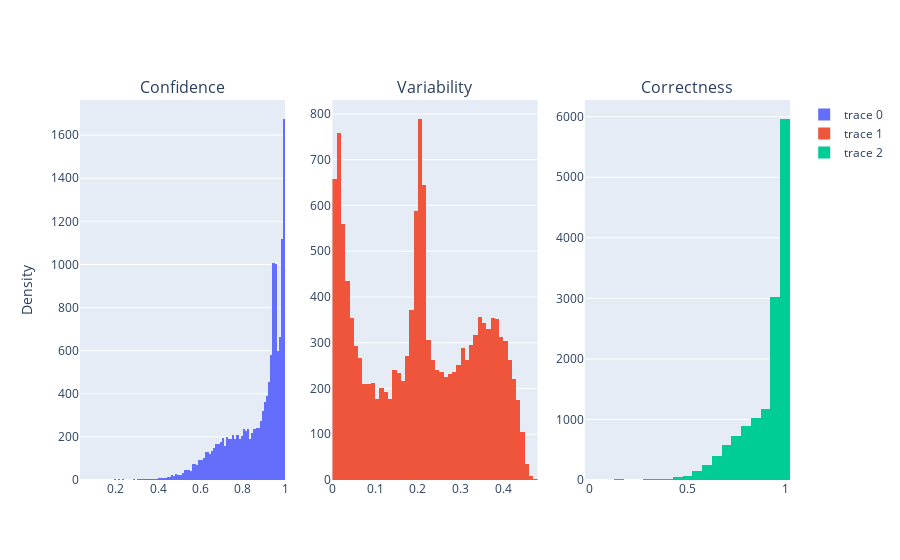

The notebook cell saved with this chart:
### Code cell
base_path ='../assets/vqa_models/vqa_lxr111_animals_fromScratch_20epochs_breeds/'
df = pd.read_pickle(base_path+"datamap_metrics.pkl")
plot_histograms_plotly(df)

### Figure 1 — Plotly figure (JSON) as saved in the notebook; plotly's stock layout.template omitted (floating-point values rounded to 4 significant figures; data arrays with more than 128 entries replaced by an {"elided": "..."} marker saying what was removed)
{"data": [{"histfunc": "count", "type": "histogram", "x": {"elided": "14368 float values"}, "xaxis": "x", "yaxis": "y"}, {"histfunc": "count", "type": "histogram", "x": {"elided": "14368 float values"}, "xaxis": "x2", "yaxis": "y2"}, {"histfunc": "count", "type": "histogram", "x": {"elided": "14368 float values"}, "xaxis": "x3", "yaxis": "y3"}], "layout": {"annotations": [{"font": {"size": 16}, "showarrow": false, "text": "Confidence", "x": 0.1444, "xanchor": "center", "xref": "paper", "y": 1, "yanchor": "bottom", "yref": "paper"}, {"font": {"size": 16}, "showarrow": false, "text": "Variability", "x": 0.5, "xanchor": "center", "xref": "paper", "y": 1, "yanchor": "bottom", "yref": "paper"}, {"font": {"size": 16}, "showarrow": false, "text": "Correctness", "x": 0.8556, "xanchor": "center", "xref": "paper", "y": 1, "yanchor": "bottom", "yref": "paper"}], "xaxis": {"anchor": "y", "domain": [0, 0.2889]}, "xaxis2": {"anchor": "y2", "domain": [0.3556, 0.6444]}, "xaxis3": {"anchor": "y3", "domain": [0.7111, 1]}, "yaxis": {"anchor": "x", "domain": [0, 1], "title": {"text": "Density"}}, "yaxis2": {"anchor": "x2", "domain": [0, 1]}, "yaxis3": {"anchor": "x3", "domain": [0, 1]}}}
